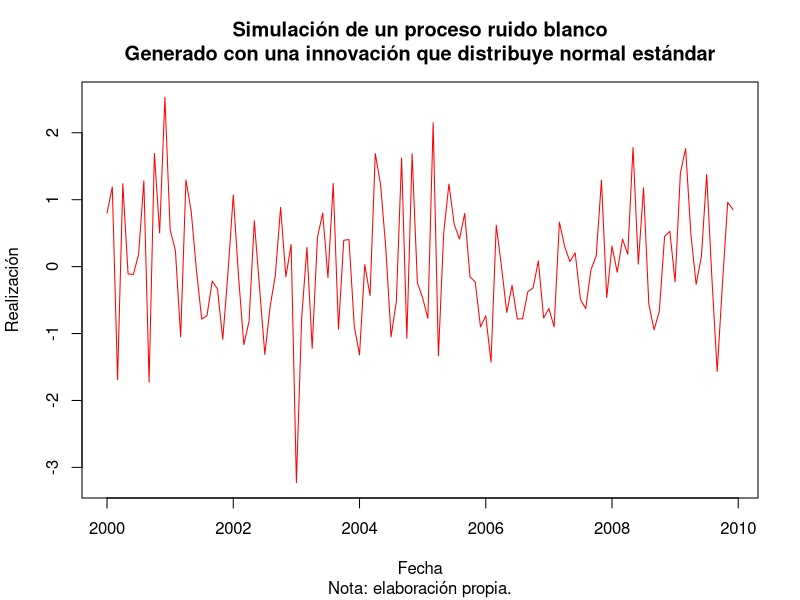
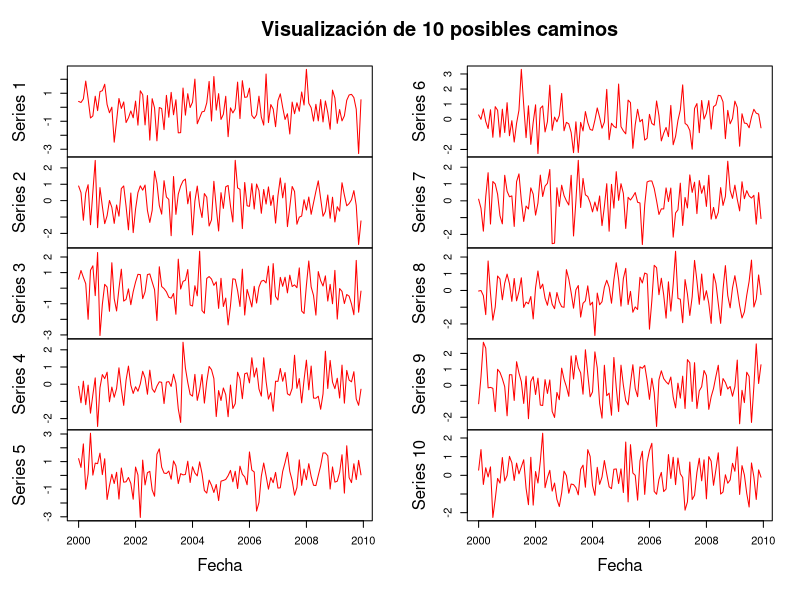
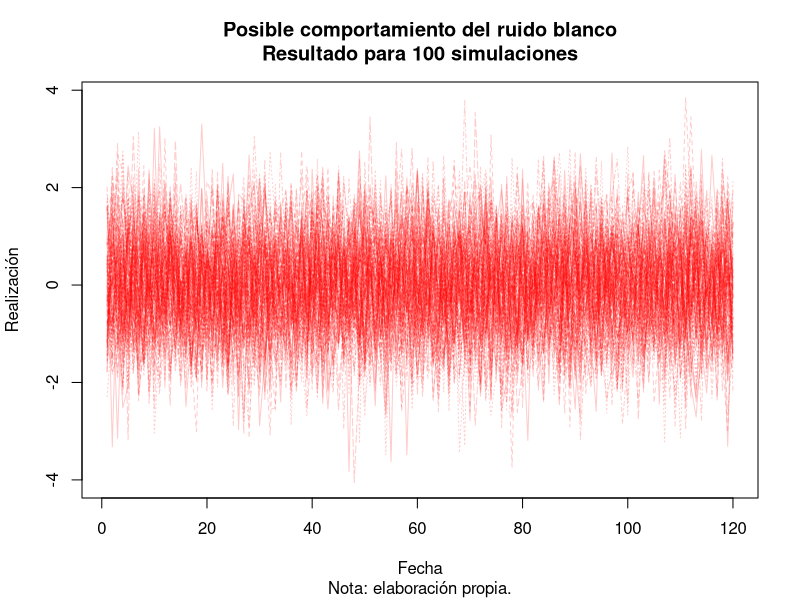
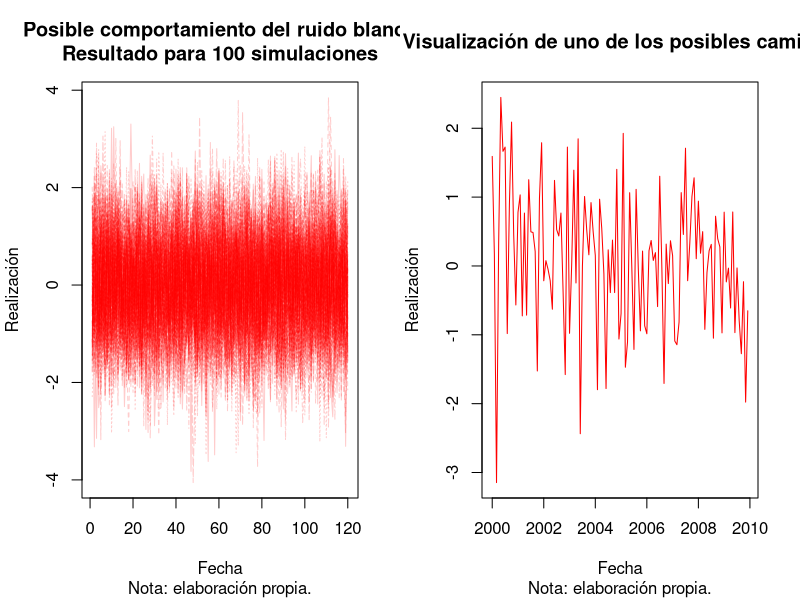
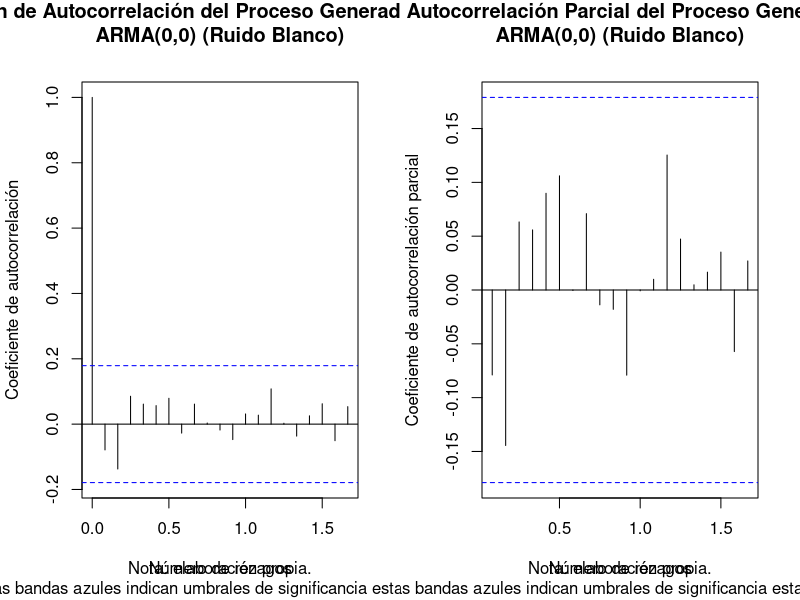
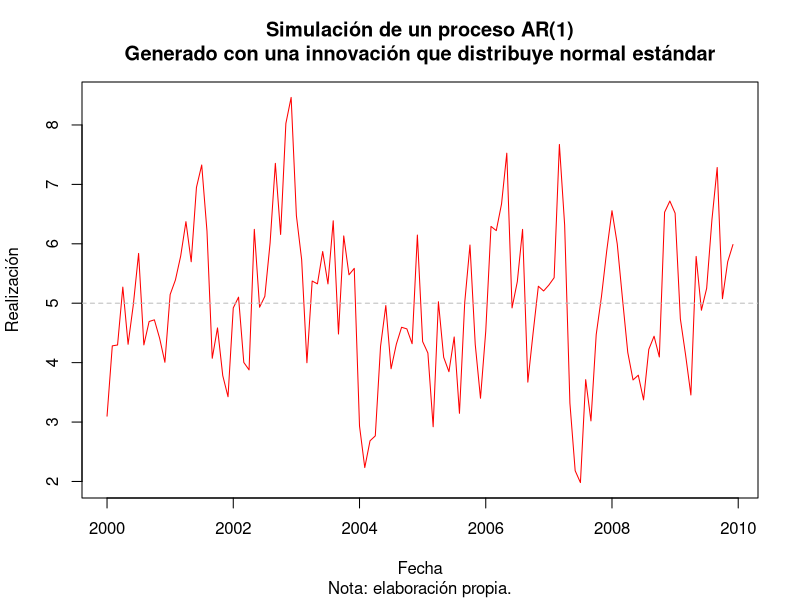
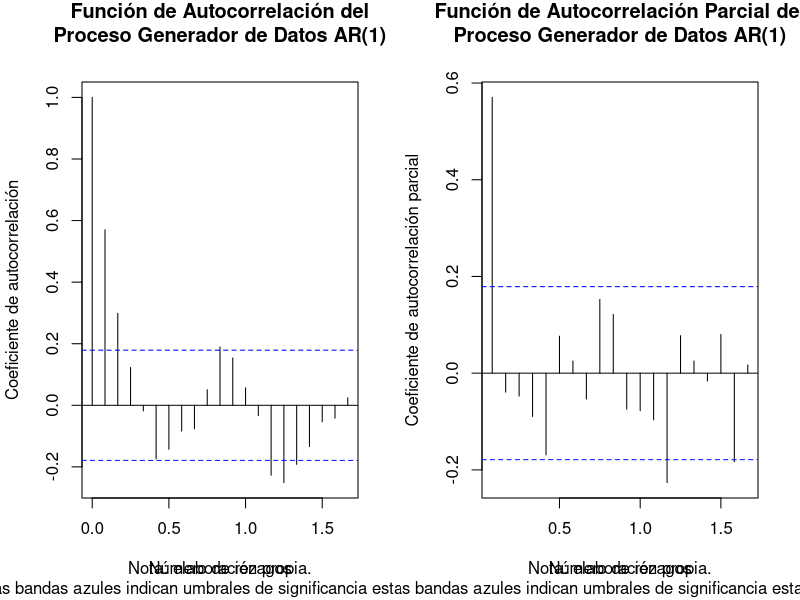
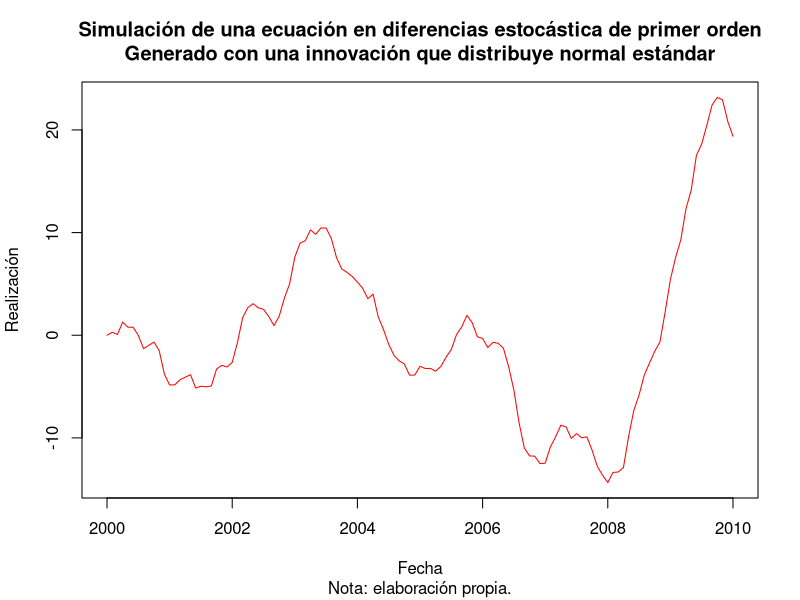

The R source for these figures, in order:
# ------------------------------- Script ----------------------------------
#                          Universidad del Rosario
#                           Facultad de Economía
#                          Econometría Intermedia
#                        Julián David Rojas Aguilar
# ---------------------------- Instrucciones ------------------------------
# 1. Cada línea en el script se ejecuta con Ctrl + Enter o con el botón run de 
#    esta ventana.
# 2. Todo el texto que se encuentre después del numeral (#) es un comentario.
# 3. A la hora de ejecutar cada línea, R no tendrá en cuenta los comentarios.
# 4. Todos los resultados de comandos ejecutados se muestran en la consola.
# 5. Es posible ejecutar comandos directamente desde la consola con la tecla 
#    Enter.

# 1| Preparación ----------------------------------------------------------
# 1.1| Entorno de trabajo -------------------------------------------------
rm(list = ls())

# Librerías necesarias:
library(forecast) # Realizar pronósticos con los modelos ARMA.
library(lmtest)   # Significancia individual de los coeficientes ARMA.
library(tseries)  # Estimar modelos de series de tiempo.
library(scales)

# 1.2| Valores iniciales --------------------------------------------------
set.seed(seed = 123)
obs   <- 120 # Observaciones suficientes para 10 años.
nSim  <- 100 # Número de caminos que el proceso estocástico puede tomar.
nLag  <- 20  # Número de rezagos para validar la ACP y PACF.
auxTS <- sample(x = seq_len(length.out = nSim), size = 1)

# 2| Simulaciones ---------------------------------------------------------
# 2.1| Proceso de ruido blanco --------------------------------------------
# A| Único camino ---------------------------------------------------------
yt_rb <- ts(data      = arima.sim(model = list(order = c(0,0,0)), 
                                  n     = obs, 
                                  innov = rnorm(n = obs, mean = 0, sd = 1)), 
            start     = c(2000, 1), 
            frequency = 12) 

plot(yt_rb,
     type = 'l',
     main = paste0('Simulación de un proceso ruido blanco\n',
                   'Generado con una innovación que distribuye normal estándar'),
     sub  = 'Nota: elaboración propia.',
     xlab = 'Fecha',
     ylab = 'Realización',
     col  = 'red')

# B| Múltiples caminos ----------------------------------------------------
yt_rb <- ts(data      = replicate(n = nSim,
                                  expr = arima.sim(model = list(order = c(0,0,0)), 
                                                   n     = obs, 
                                                   innov = rnorm(n = obs, mean = 0, sd = 1))), 
            start     = c(2000, 1), 
            frequency = 12) 

# Visualización de los 10 primeros caminos simulados.
plot(yt_rb[,1:10],
     type = 'l',
     main = 'Visualización de 10 posibles caminos',
     sub  = 'Nota: elaboración propia.',
     xlab = 'Fecha',
     ylab = 'Realización',
     col  = 'red')

# Visualización de todos los caminos simulados (densidad de los caminos).
matplot(yt_rb,
        type = 'l',
        main = paste0('Posible comportamiento del ruido blanco\n',
                      'Resultado para ', nSim, ' simulaciones'),
        sub  = 'Nota: elaboración propia.',
        xlab = 'Fecha',
        ylab = 'Realización',
        col  = alpha('red', 0.2))

# Presentación de los resultados como en el caso del profesor.
par(mfrow = c(1, 2)) # El entorno gráfico se divide en una fila y dos columnas.
matplot(yt_rb,
        type = 'l',
        main = paste0('Posible comportamiento del ruido blanco\n',
                      'Resultado para ', nSim, ' simulaciones'),
        sub  = 'Nota: elaboración propia.',
        xlab = 'Fecha',
        ylab = 'Realización',
        col  = alpha('red', 0.2))

plot(yt_rb[, auxTS],
     type = 'l',
     main = 'Visualización de uno de los posibles caminos',
     sub  = 'Nota: elaboración propia.',
     xlab = 'Fecha',
     ylab = 'Realización',
     col  = 'red')
par(mfrow = c(1, 1)) # Retornar a los valores por defecto.

# Análisis de la función de autocorrelación y autocorrelación parcial.
par(mfrow = c(1, 2))
acf(yt_rb[, auxTS],
    lag.max = nLag, 
    plot    = T, 
    main    = paste0('Función de Autocorrelación del Proceso Generador de Datos\n',
                     'ARMA(0,0) (Ruido Blanco)'),
    sub     = paste0('Nota: elaboración propia.\n',
                     'Las bandas azules indican umbrales de significancia estadística.'),
    xlab    = 'Número de rezagos',
    ylab    = 'Coeficiente de autocorrelación') 
pacf(yt_rb[, auxTS],
     lag.max = nLag,
     plot    = T,
     main    = paste0('Función de Autocorrelación Parcial del Proceso Generador de Datos\n',
                      'ARMA(0,0) (Ruido Blanco)'),
     sub     = paste0('Nota: elaboración propia.\n',
                      'Las bandas azules indican umbrales de significancia estadística.'),
     xlab    = 'Número de rezagos',
     ylab    = 'Coeficiente de autocorrelación parcial')
par(mfrow = c(1, 1))

# 2.2| Proceso autorregresivo de orden 1 ----------------------------------
# Entre mayor sea el coeficiente, más lento va a converger el proceso a su 
# media, pues las perturbaciones del pasado afectan en mayor medida su
# estado actual.

# A| Forma manual ---------------------------------------------------------
innov     <- rnorm(n = obs, mean = 0, sd = 1)
yt1s      <- vector(mode = 'numeric', length = obs) # Inicialización del vector.

# Vector generador del AR(1) con coeficiente de 0.6 para su primer rezago.
for (t in seq_len(obs)) {
    yt1s[t+1] <- 1 + 0.6 * yt1s[t] + innov[t]
}

yt1s <- ts(data = yt1s, start = c(2000, 1), frequency = 12)

# B| Forma automática -----------------------------------------------------
yt1s <- ts(data      = arima.sim(model = list(order = c(1,0,0),
                                              ar    = c(0.6)), 
                                 n     = obs, 
                                 innov = rnorm(n = obs, mean = 0, sd = 1)), 
            start     = c(2000, 1), 
            frequency = 12) 

# La función no permite agregar términos determinísticos a la ecuación.
# Luego, para agregar una media al proceso lo que se hace es:
mu   <- 5
yt1s <- mu + yt1s

# Visualización del proceso.
# Nota: en caso de querer incluir expresiones en una gráfica, véase
# https://www.r-exercises.com/2017/10/21/mathematical-expressions-in-r-plots-tutorial/
plot(yt1s,
     type = 'l',
     main = paste0('Simulación de un proceso AR(1)\n',
                   'Generado con una innovación que distribuye normal estándar'),
     sub  = 'Nota: elaboración propia.',
     xlab = 'Fecha',
     ylab = 'Realización',
     col  = 'red')
abline(h = mu, col = 'grey', lty = 2) # Línea punteada que representa la media.

# Análisis de la función de autocorrelación y autocorrelación parcial.
# - En un AR(1) el coeficiente de correlación sigue rho_s = a_1^s.
# - Por el contrario, la autocorrelación parcial es 0 para todo s > 1.
# - En la PACF se encuentra las primeras p (del AR(p)) diferentes de cero.
# - ¿Qué sucedería si el coeficiente asociado fuese negativo?
par(mfrow = c(1, 2))
acf(yt1s,
    lag.max = nLag, 
    plot    = T, 
    main    = paste0('Función de Autocorrelación del\n',
                     'Proceso Generador de Datos AR(1)'),
    sub     = paste0('Nota: elaboración propia.\n',
                     'Las bandas azules indican umbrales de significancia estadística.'),
    xlab    = 'Número de rezagos',
    ylab    = 'Coeficiente de autocorrelación') 
pacf(yt1s,
     lag.max = nLag,
     plot    = T,
     main    = paste0('Función de Autocorrelación Parcial del\n',
                      'Proceso Generador de Datos AR(1)'),
     sub     = paste0('Nota: elaboración propia.\n',
                      'Las bandas azules indican umbrales de significancia estadística.'),
     xlab    = 'Número de rezagos',
     ylab    = 'Coeficiente de autocorrelación parcial')
par(mfrow = c(1, 1))

# 2.3| Proceso no-estacionario --------------------------------------------
# A| Serie cruda ----------------------------------------------------------
yt1n <- ts(data      = arima.sim(model = list(order = c(1,1,0),
                                              ar    = c(0.6)), 
                                 n     = obs, 
                                 innov = rnorm(n = obs, mean = 0, sd = 1)), 
           start     = c(2000, 1), 
           frequency = 12) 

plot(yt1n,
     type = 'l',
     main = paste0('Simulación de una ecuación en diferencias estocástica de primer orden\n',
                   'Generado con una innovación que distribuye normal estándar'),
     sub  = 'Nota: elaboración propia.',
     xlab = 'Fecha',
     ylab = 'Realización',
     col  = 'red')

# Nótese que el proceso es altamente persistente, pues incluso con 20 rezagos 
# la autocorrelación persiste. En otros términos, el proceso NO es débilmente 
# dependiente del pasado y, por tanto, NO es estacionario.

# Análisis de la función de autocorrelación y autocorrelación parcial.
par(mfrow = c(1, 2))
acf(yt1n,
    lag.max = nLag, 
    plot    = T, 
    main    = paste0('Función de Autocorrelación del\n',
                     'Proceso Generador de Datos No-Estacionario'),
    sub     = paste0('Nota: elaboración propia.\n',
                     'Las bandas azules indican umbrales de significancia estadística.'),
    xlab    = 'Número de rezagos',
    ylab    = 'Coeficiente de autocorrelación') 
pacf(yt1n,
     lag.max = nLag,
     plot    = T,
     main    = paste0('Función de Autocorrelación Parcial del\n',
                      'Proceso Generador de Datos No-Estacionario'),
     sub     = paste0('Nota: elaboración propia.\n',
                      'Las bandas azules indican umbrales de significancia estadística.'),
     xlab    = 'Número de rezagos',
     ylab    = 'Coeficiente de autocorrelación parcial')
par(mfrow = c(1, 1))

# B| Serie diferenciada ---------------------------------------------------
diffyt1n <- diff(yt1n)
auxMean <- mean(diffyt1n)
plot(diffyt1n,
     type = 'l',
     main = paste0('Diferecnai de la ecuación en diferencias estocástica de primer orden\n',
                   'Generado con una innovación que distribuye normal estándar'),
     sub  = 'Nota: elaboración propia.',
     xlab = 'Fecha',
     ylab = 'Realización',
     col  = 'red')
abline(h = auxMean, col = 'grey', lty = 2)

# Análisis de la función de autocorrelación y autocorrelación parcial.
par(mfrow = c(1, 2))
acf(diffyt1n,
    lag.max = nLag, 
    plot    = T, 
    main    = paste0('Función de Autocorrelación del\n',
                     'Proceso Generador de Datos Estacionario'),
    sub     = paste0('Nota: elaboración propia.\n',
                     'Las bandas azules indican umbrales de significancia estadística.'),
    xlab    = 'Número de rezagos',
    ylab    = 'Coeficiente de autocorrelación') 
pacf(diffyt1n,
     lag.max = nLag,
     plot    = T,
     main    = paste0('Función de Autocorrelación Parcial del\n',
                      'Proceso Generador de Datos Estacionario'),
     sub     = paste0('Nota: elaboración propia.\n',
                      'Las bandas azules indican umbrales de significancia estadística.'),
     xlab    = 'Número de rezagos',
     ylab    = 'Coeficiente de autocorrelación parcial')
par(mfrow = c(1, 1))

# 3| Quiz -----------------------------------------------------------------
# ¿Cómo introduciría una tendencia determinística en una serie simulada?


# ¿Cómo simularía un proceso autorregresivo de segundo orden? Suponga
# coeficientes de 0.3 y 0.2 para los rezagos de orden uno y dos, respectivamente.
